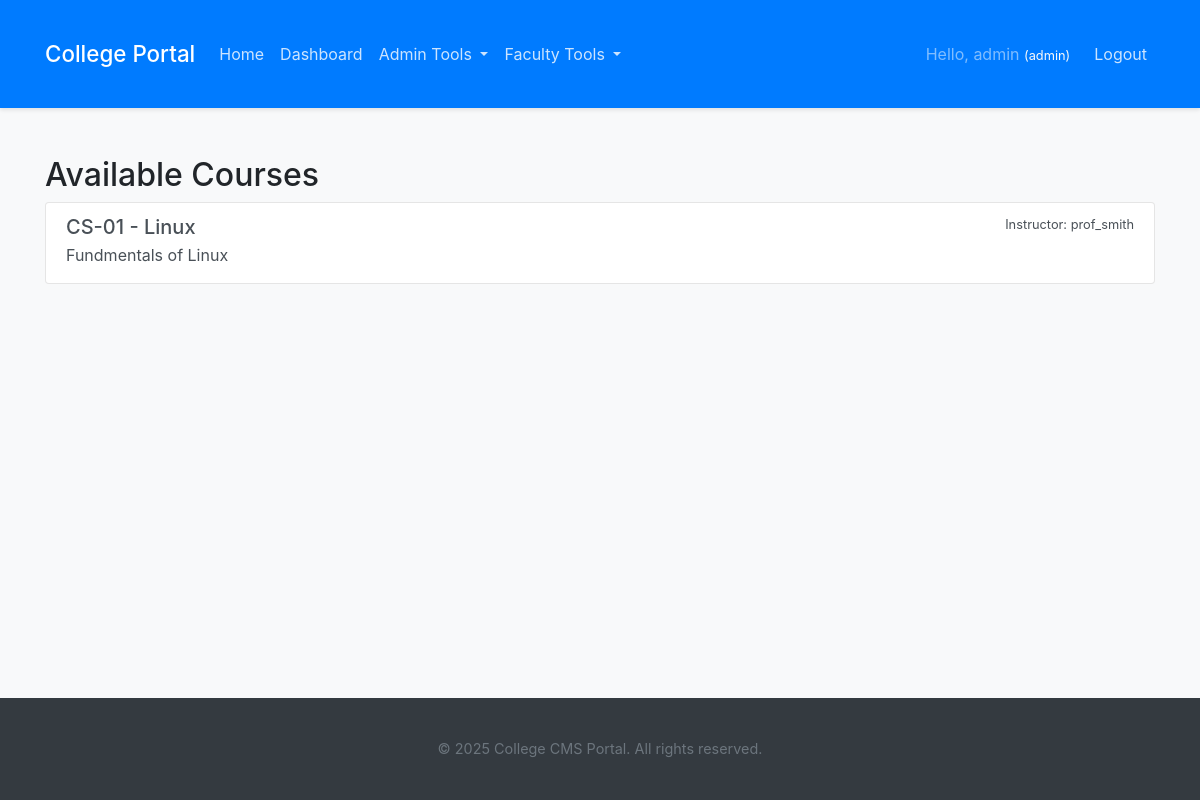
/student/courses (signed in), run on the app's committed database.
### app.py (models this page shows, shortened)
class User(UserMixin, db.Model):
    id = db.Column(db.Integer, primary_key=True)
    username = db.Column(db.String(64), index=True, unique=True, nullable=False)
    email = db.Column(db.String(120), index=True, unique=True, nullable=False)
    password_hash = db.Column(db.String(256))
    role = db.Column(db.String(20), default='student', nullable=False) # admin, faculty, student
    created_at = db.Column(db.DateTime, default=datetime.utcnow)
    announcements_authored = db.relationship('Announcement', foreign_keys='Announcement.author_id', backref='author', lazy='dynamic')
    courses_taught = db.relationship('Course', foreign_keys='Course.faculty_id', backref='faculty_instructor', lazy='dynamic')
    @property
    def is_admin(self):
        return self.role == 'admin'
    @property
    def is_faculty(self):
        return self.role == 'faculty'
    @property
    def is_student(self):
        return self.role == 'student'

class Course(db.Model):
    id = db.Column(db.Integer, primary_key=True)
    title = db.Column(db.String(100), nullable=False)
    code = db.Column(db.String(20), unique=True, nullable=False)
    description = db.Column(db.Text, nullable=True)
    faculty_id = db.Column(db.Integer, db.ForeignKey('user.id'), nullable=True)

### app.py (the view)
@app.route('/student/courses')
@login_required
def student_view_courses():
    courses = Course.query.order_by(Course.title).all()
    return render_template('student/view_courses.html', title='Available Courses', courses=courses)

### app.py (called while the page is built)
@login_manager.user_loader
def load_user(user_id):
    return User.query.get(int(user_id))

@app.context_processor
def inject_now():
    return {'current_year': datetime.utcnow().year}

### templates/student/view_courses.html
{% extends "base.html" %}
{% block content %}
    <h2>{{ title }}</h2>
    {% if courses %}
    <div class="list-group">
        {% for course in courses %}
            <a href="#" class="list-group-item list-group-item-action">
                <div class="d-flex w-100 justify-content-between">
                    <h5 class="mb-1">{{ course.code }} - {{ course.title }}</h5>
                    {% if course.faculty_instructor %}
                        <small>Instructor: {{ course.faculty_instructor.username }}</small>
                    {% endif %}
                </div>
                <p class="mb-1">{{ course.description|truncate(100, True) if course.description else 'No description available.' }}</p>
            </a>
        {% endfor %}
    </div>
    {% else %}
    <p>No courses are currently listed.</p>
    {% endif %}
{% endblock %}

### templates/base.html (shortened to what this page needs)
<!DOCTYPE html>
<html lang="en">
<head>
    <link rel="stylesheet" href="https://stackpath.bootstrapcdn.com/bootstrap/4.5.2/css/bootstrap.min.css"
>
    <link rel="stylesheet" href="{{ url_for('static', filename='css/style.css') }}">
</head>
<body>
    <header>
        <nav class="navbar navbar-expand-lg navbar-dark bg-primary mb-4">
            <div class="container">
                <a class="navbar-brand" href="{{ url_for('index') }}">College Portal</a>
                <div class="collapse navbar-collapse" id="navbarNav">
                    <ul class="navbar-nav mr-auto">
                        <li class="nav-item {% if request.endpoint == 'index' %}active{% endif %}">
                            <a class="nav-link" href="{{ url_for('index') }}">Home <span class="sr-only">(current)</span></a>
                        </li>
                        {% if current_user.is_authenticated %}
                            <li class="nav-item {% if request.endpoint == 'dashboard' %}active{% endif %}">
                                <a class="nav-link" href="{{ url_for('dashboard') }}">Dashboard</a>
                            </li>
                            {% if current_user.is_admin %}
                                <li class="nav-item dropdown">
                                    <a class="nav-link dropdown-toggle" href="#" id="adminDropdown" role="button"
                                       data-toggle="dropdown" aria-haspopup="true" aria-expanded="false">
                                        Admin Tools
                                    </a>
                                </li>
                            {% endif %}
                            {% if current_user.is_faculty or (current_user.is_admin and not request.endpoint.startswith('admin_')) %}
                                 <li class="nav-item dropdown">
                                    <a class="nav-link dropdown-toggle" href="#" id="facultyDropdown" role="button"
                                       data-toggle="dropdown" aria-haspopup="true" aria-expanded="false">
                                        Faculty Tools
                                    </a>
                                </li>
                            {% endif %}
                        {% endif %}
                    </ul>
                    <ul class="navbar-nav">
                        {% if current_user.is_anonymous %}
                            <li class="nav-item {% if request.endpoint == 'login' %}active{% endif %}">
                                <a class="nav-link" href="{{ url_for('login') }}">Login</a>
                            </li>
                            <li class="nav-item {% if request.endpoint == 'register' %}active{% endif %}">
                                <a class="nav-link" href="{{ url_for('register') }}">Register</a>
                            </li>
                        {% else %}
                            <li class="nav-item">
                                <span class="navbar-text mr-3">
                                    Hello, {{ current_user.username }}
                                    <small class="text-light">({{ current_user.role }})</small>
                                </span>
                            </li>
                            <li class="nav-item">
                                <a class="nav-link" href="{{ url_for('logout') }}">Logout</a>
                            </li>
                        {% endif %}
                    </ul>
                </div>
            </div>
        </nav>
    </header>
    <main role="main" class="container">
        {% block content %}{% endblock %}
    </main>
    <footer class="footer mt-auto py-3 bg-dark text-light">
        <div class="container text-center">
            <span class="text-muted">© {% block year %}{{ current_year if current_year else '2024'}}{% endblock %} College CMS Portal. All rights reserved.</span>
        </div>
    </footer>
</body>
</html>

### static/css/style.css (style rules this page uses)
body { font-family: -apple-system, BlinkMacSystemFont, "Segoe UI", Roboto, "Helvetica Neue", Arial, "Noto Sans", sans-serif, "Apple Color Emoji", "Segoe UI Emoji", "Segoe UI Symbol", "Noto Color Emoji"; background-color: #f8f9fa; color: #212529; display: flex; flex-direction: column; min-height: 100vh; }
.container { flex: 1; padding-top: 1.5rem; padding-bottom: 1.5rem; }
.navbar { box-shadow: 0 2px 4px rgba(0,0,0,.1); }
.navbar-brand { font-weight: 500; font-size: 1.4rem; }
.navbar-dark .navbar-nav .nav-link { color: rgba(255,255,255,.8); }
.navbar-text { color: rgba(255,255,255,.85); }
.footer { background-color: #343a40; color: rgba(255,255,255,.6); padding: 1.5rem 0; text-align: center; margin-top: auto; font-size: 0.9rem; }
.list-group-item { border-color: rgba(0,0,0,.1); }
.mb-4 { margin-bottom: 1.5rem !important; }

### data on the page
User: username "admin", role "admin"
Course: code "CS-01", title "Linux", faculty_instructor.username "prof_smith", description "Fundmentals of Linux"

### other printed values
{{ title }} "Available Courses"
